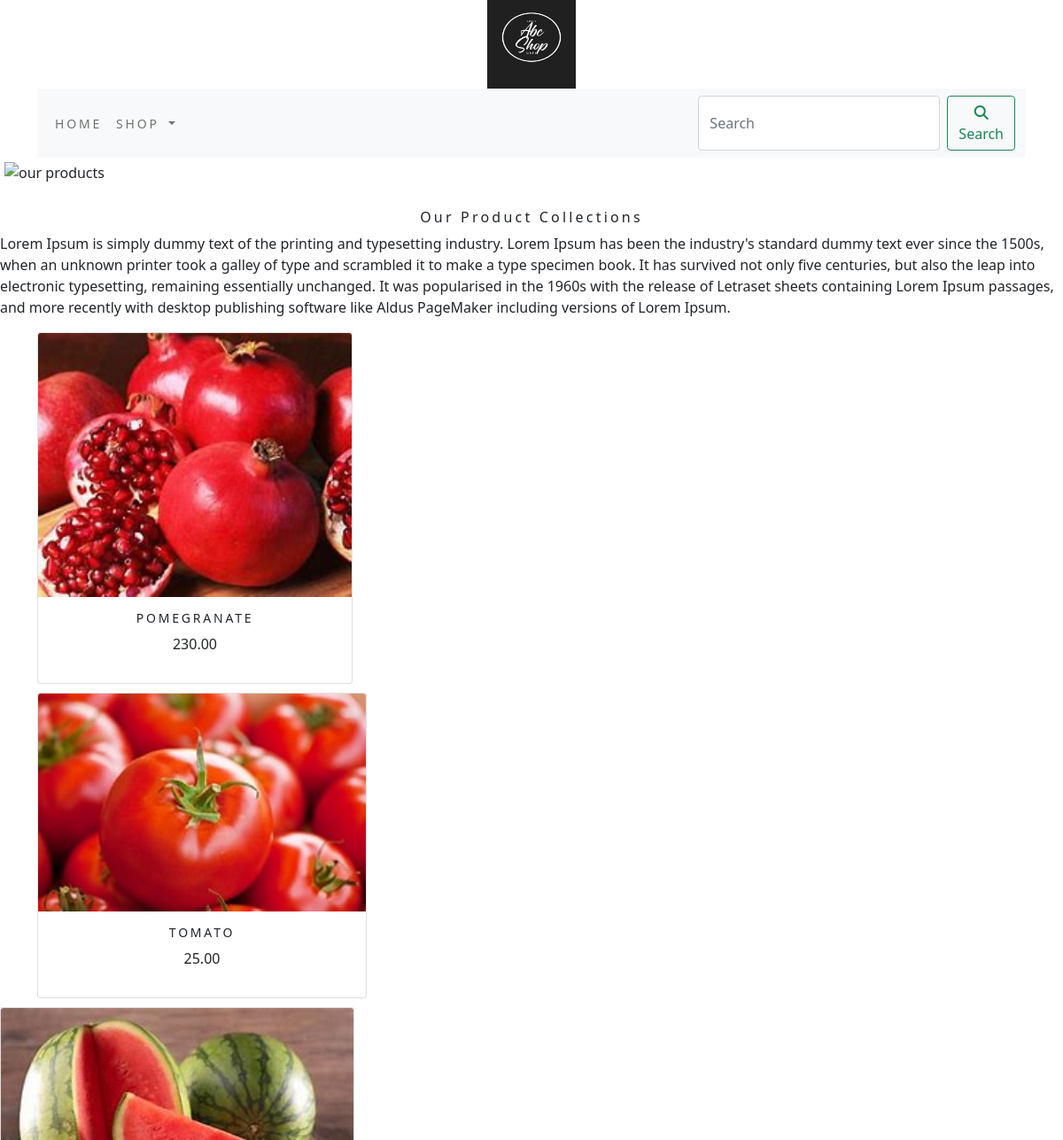
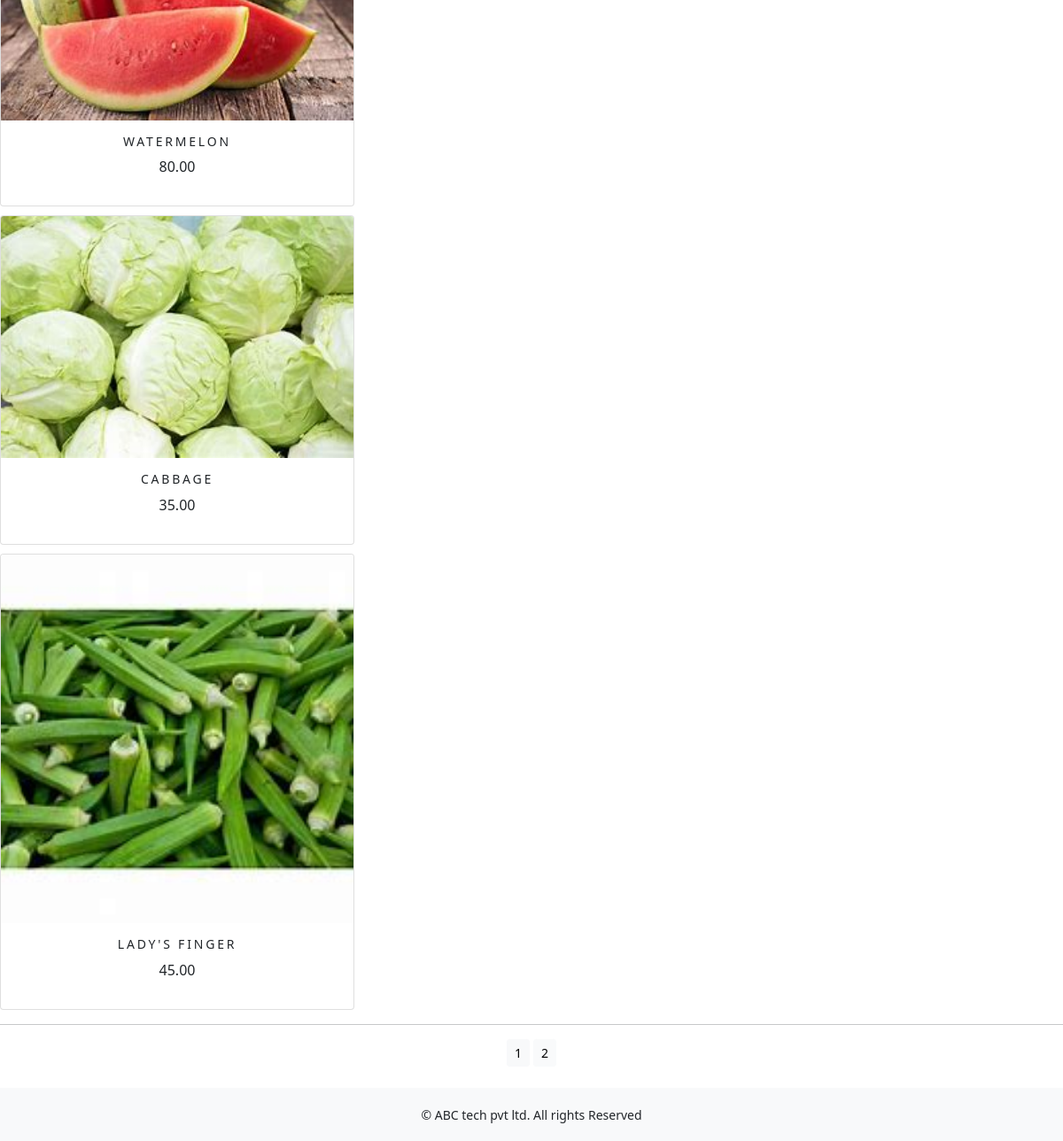
Screenshot of /shop/?page=2 with the database file from the repository (2 pictures, top to bottom).
### shop/models.py (models this page shows, shortened)
class Product(models.Model):
    name = models.CharField(max_length=250, unique=True)
    slug = models.SlugField(max_length=250, unique=True)
    desc = models.TextField(blank=True)
    price = models.DecimalField(max_digits=10, decimal_places=2)
    category = models.ForeignKey(Category, on_delete=models.CASCADE)
    image = models.ImageField(upload_to='product', blank=True)
    stock = models.IntegerField()
    available = models.BooleanField(default=True)
    created = models.DateTimeField(auto_now=True)
    updated = models.DateTimeField(auto_now=True)
    def get_url(self):
        return reverse('shop:prodCatdetail', args=[self.category.slug, self.slug])
    class Meta:
        ordering = ('name',)
        verbose_name = 'product'
        verbose_name_plural = 'products'

### shop/views.py (the view)
# urls.py: path('', views.allProdCat, name='allProdCat'),
def allProdCat(request, c_slug=None):
    c_page = None
    products_list = None
    if c_slug != None:
        c_page = get_object_or_404(Category, slug=c_slug)
        products_list = Product.objects.all().filter(category=c_page, available=True)
    else:
        products_list = Product.objects.all().filter(available=True)
    paginator = Paginator(products_list, 6)
    try:
        page = int(request.GET.get('page', '1'))
    except:
        page = 1
    try:
        products = paginator.page(page)
    except (EmptyPage, InvalidPage):
        products = paginator.page(paginator.num_pages)
    return render(request, 'category.html', {'category': c_page, 'products': products})

### cart/context_processors.py (called while the page is built)
def counter(request):
    item_count = 0
    if 'admin' in request.path:
        return {}
    else:
        try:
            cart = Cart.objects.filter(cart_id=_cart_id(request))
            car_items = CartItem.objects.all().filter(cart=cart[:1])
            for cart_item in car_items:
                item_count += cart_item.quantity
        except Cart.DoesNotExist:
            item_count = 0
    return dict(item_count=item_count)

### cart/views.py (called while the page is built)
def _cart_id(request):
    cart = request.session.session_key
    if not cart:
        cart = request.session.create()
    return cart

### shop/context_processors.py (called while the page is built)
def menu_links(request):
    links = Category.objects.all()
    return dict(links=links)

### shop/models.py (called while the page is built)
    def get_url(self):
        return reverse('shop:products_by_category', args=[self.slug])

### templates/category.html (shortened to what this page needs)
{% extends 'base.html'%}
{% load static %}
{% block content %}
       </div>
    <div class="mx_auto">
        {% if category %}
            <img class="my_image" src="{{category.image.url}}" alt="{{category.name}}">
    </div>
      <br>
    <div>
        <h1 class="text-center my_title">{{category.name}}</h1>
        <p class="text-justify">{{category.desc}}</p>
    </div>
       {% else %}
    <div>
        <img class="my_image my_image_padding" src="{% static 'img/banner.png' %}" alt="our products" width="1320px;" height="300px;">
    </div>
    <br>
     <div>
         <h1 class="text-center my_title">Our Product Collections</h1>
         <p class="text-justify">Lorem Ipsum is simply dummy text of the printing and typesetting industry. Lorem Ipsum has been the industry's standard dummy text ever since the 1500s, when an unknown printer took a galley of type and scrambled it to make a type specimen book. It has survived not only five centuries, but also the leap into electronic typesetting, remaining essentially unchanged. It was popularised in the 1960s with the release of Letraset sheets containing Lorem Ipsum passages, and more recently with desktop publishing software like Aldus PageMaker including versions of Lorem Ipsum.</p>
      </div>
     {% endif %}
<div class="container">
     <div class="row mx_auto">
         {% for product in products.object_list %}
         <div class="my_bottom_margin col-9 col-6 col-sm-4 xol-lg-4">
             <div class="card text-center" style="min-width:18rem;">
                 <a href="{{product.get_url}}"><img class="card-img-top my_image" src="{{product.image.url}}" alt="{{product.name}}"></a>
                 <div class="card-body">
                     <h4>{{product.name}}</h4>
                     <p>{{product.price}}</p>
                 </div>
             </div>
         </div>
     </div>
    {% endfor %}
<div>
    <div class="mx_auto">
        {% if products.paginator.num_pages > 1 %}
        <hr>
        <div class="text-center">
            {% for pg in products.paginator.page_range %}
               <a href="?page={{pg}}" class="btn btn-light btn-sm {% if products.number == pg %} active {% endif %}">{{pg}}</a>
            {% endfor %}
        </div>
        {% endif %}
        <br>
    </div>
</div>
{% endblock %}

### static/css/custom.css (style rules this page uses)
body { font-family: 'Roboto', sans-serif; }
.my_image { width:100%; height:auto; }
.my_title { font-size:16px; text_transform:uppercase; letter-spacing:.2em; }
.my_image_padding { padding:5px; }
.my_bottom_margin { margin-bottom:10px; }
.card-body h4 { font-size:14px; text-transform:uppercase; letter-spacing:.2em; }

### rows the page displays
Product: image (picture), name "POMEGRANATE", price "230.00"
Product: image (picture), name "TOMATO", price "25.00"
Product: image (picture), name "WATERMELON", price "80.00"
Product: image (picture), name "CABBAGE", price "35.00"
Product: image (picture), name "LADY'S FINGER", price "45.00"

### other values shown
{{ pg }} "1" "2"
